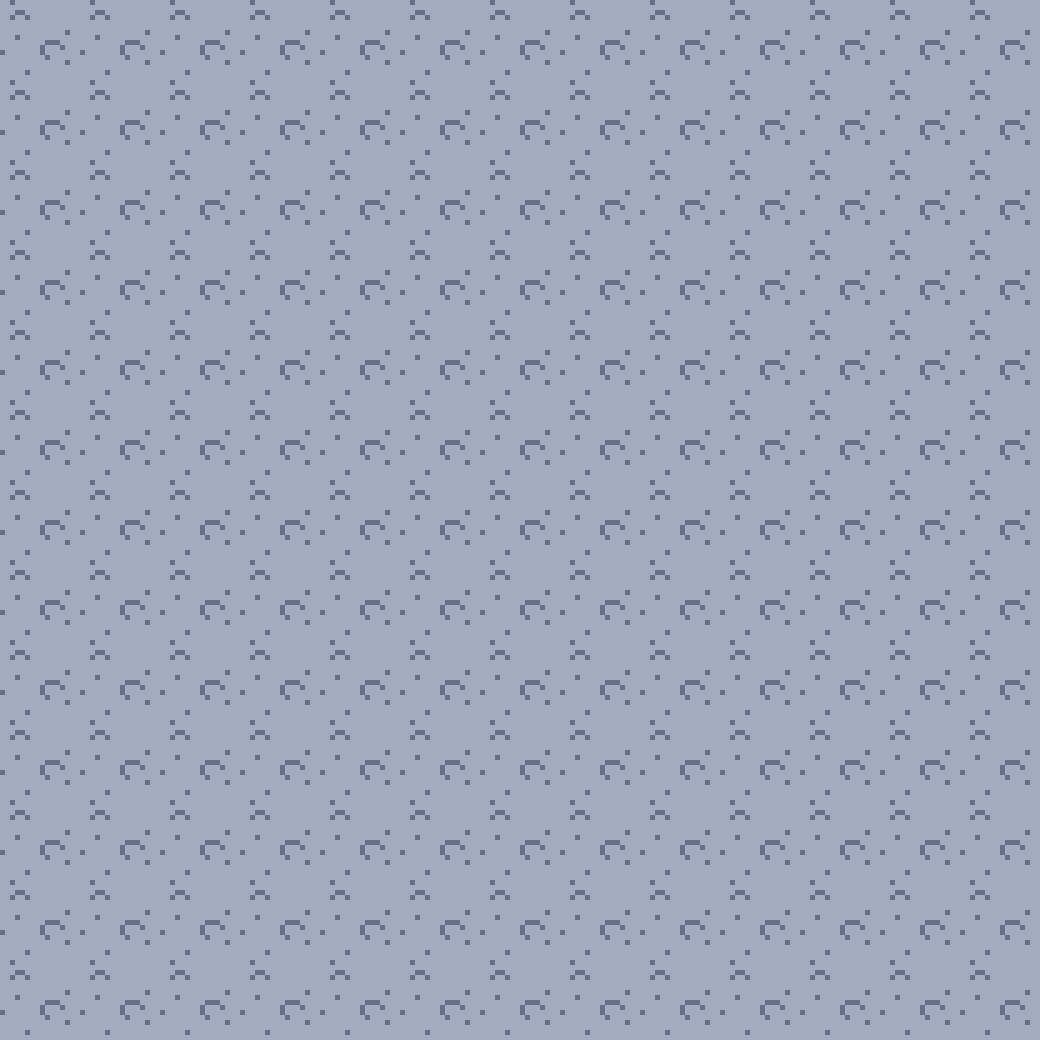

This game map was drawn from its Tiled (.tmx) file and the tilesets committed beside it. A one-line description and the trimmed map source follow:
An orthogonal 13x13 tile map with 80x80 px tiles, 3 tile layers (ground, spawn_bots, spawn_players) and 72 objects.

<map version="1.4" tiledversion="1.4.3" orientation="orthogonal" renderorder="right-down" width="13" height="13" tilewidth="80" tileheight="80" infinite="0" nextlayerid="6" nextobjectid="79">
 <tileset firstgid="1" source="tileds.tsx" />
 <layer id="1" name="ground" width="13" height="13">
  <data>[169 cells, 169 non-empty, 1 distinct tile ids]</data>
 </layer>
 <layer id="2" name="spawn_bots" width="13" height="13">
  <data>[169 cells, 6 non-empty, 1 distinct tile ids]</data>
 </layer>
 <layer id="3" name="spawn_players" width="13" height="13">
  <data>[169 cells, 2 non-empty, 1 distinct tile ids]</data>
 </layer>
 <objectgroup id="4" name="walls">
  <object id="2" gid="9" x="400" y="1040" width="80" height="80" />
  <object id="3" gid="8" x="560" y="1040" width="80" height="80" />
  <object id="4" gid="7" x="480" y="960" width="80" height="80" />
  <object id="5" gid="18" x="560" y="960" width="80" height="80" />
  <object id="6" gid="20" x="400" y="960" width="80" height="80" />
  <object id="7" gid="11" x="0" y="960" width="80" height="80" />
  <object id="8" gid="11" x="0" y="880" width="80" height="80" />
  <object id="9" gid="11" x="80" y="880" width="80" height="80" />
  <object id="10" gid="11" x="80" y="960" width="80" height="80" />
  <object id="11" gid="11" x="160" y="880" width="80" height="80" />
  <object id="12" gid="11" x="320" y="800" width="80" height="80" />
  <object id="13" gid="11" x="320" y="880" width="80" height="80" />
  <object id="14" gid="11" x="800" y="960" width="80" height="80" />
  <object id="15" gid="11" x="800" y="880" width="80" height="80" />
  <object id="16" gid="11" x="720" y="880" width="80" height="80" />
  <object id="18" gid="7" x="720" y="800" width="80" height="80" />
  <object id="19" gid="7" x="640" y="800" width="80" height="80" />
  <object id="20" gid="7" x="560" y="800" width="80" height="80" />
  <object id="21" gid="7" x="480" y="800" width="80" height="80" />
  <object id="22" gid="7" x="400" y="800" width="80" height="80" />
  <object id="23" gid="13" x="480" y="720" width="80" height="80" />
  <object id="24" gid="13" x="720" y="560" width="80" height="80" />
  <object id="25" gid="13" x="720" y="640" width="80" height="80" />
  <object id="26" gid="13" x="720" y="720" width="80" height="80" />
  <object id="27" gid="13" x="0" y="320" width="80" height="80" />
  <object id="28" gid="13" x="0" y="240" width="80" height="80" />
  <object id="29" gid="13" x="720" y="160" width="80" height="80" />
  <object id="30" gid="13" x="640" y="160" width="80" height="80" />
  <object id="31" gid="13" x="560" y="160" width="80" height="80" />
  <object id="33" gid="13" x="720" y="240" width="80" height="80" />
  <object id="34" gid="11" x="320" y="80" width="80" height="80" />
  <object id="35" gid="11" x="240" y="80" width="80" height="80" />
  <object id="36" gid="11" x="240" y="160" width="80" height="80" />
  <object id="37" gid="11" x="240" y="240" width="80" height="80" />
  <object id="38" gid="11" x="400" y="80" width="80" height="80" />
  <object id="39" gid="11" x="80" y="320" width="80" height="80" />
  <object id="40" gid="11" x="80" y="400" width="80" height="80" />
  <object id="41" gid="11" x="160" y="400" width="80" height="80" />
  <object id="42" gid="11" x="240" y="400" width="80" height="80" />
  <object id="43" gid="11" x="0" y="400" width="80" height="80" />
  <object id="44" gid="11" x="0" y="640" width="80" height="80" />
  <object id="45" gid="11" x="80" y="640" width="80" height="80" />
  <object id="46" gid="11" x="160" y="560" width="80" height="80" />
  <object id="47" gid="11" x="400" y="560" width="80" height="80" />
  <object id="48" gid="11" x="400" y="640" width="80" height="80" />
  <object id="49" gid="11" x="640" y="560" width="80" height="80" />
  <object id="50" gid="11" x="560" y="560" width="80" height="80" />
  <object id="51" gid="11" x="880" y="480" width="80" height="80" />
  <object id="52" gid="11" x="880" y="560" width="80" height="80" />
  <object id="53" gid="11" x="960" y="560" width="80" height="80" />
  <object id="54" gid="11" x="880" y="720" width="80" height="80" />
  <object id="55" gid="11" x="960" y="720" width="80" height="80" />
  <object id="56" gid="11" x="480" y="320" width="80" height="80" />
  <object id="57" gid="11" x="560" y="320" width="80" height="80" />
  <object id="58" gid="11" x="640" y="320" width="80" height="80" />
  <object id="59" gid="2" x="960" y="320" width="80" height="80" />
  <object id="63" gid="2" x="800" y="320" width="80" height="80" />
  <object id="64" gid="2" x="720" y="400" width="80" height="80" />
  <object id="65" gid="2" x="800" y="400" width="80" height="80" />
  <object id="66" gid="2" x="640" y="480" width="80" height="80" />
  <object id="67" gid="2" x="560" y="480" width="80" height="80" />
  <object id="68" gid="2" x="640" y="400" width="80" height="80" />
  <object id="69" gid="2" x="400" y="480" width="80" height="80" />
  <object id="70" gid="2" x="320" y="480" width="80" height="80" />
  <object id="71" gid="2" x="320" y="560" width="80" height="80" />
  <object id="72" gid="2" x="320" y="640" width="80" height="80" />
  <object id="73" gid="2" x="320" y="720" width="80" height="80" />
  <object id="74" gid="2" x="160" y="720" width="80" height="80" />
  <object id="75" gid="2" x="80" y="720" width="80" height="80" />
  <object id="76" gid="2" x="0" y="720" width="80" height="80" />
  <object id="77" gid="2" x="960" y="240" width="80" height="80" />
 </objectgroup>
 <objectgroup id="5" name="eagle">
  <object id="1" gid="14" x="480" y="1040" width="80" height="80" />
 </objectgroup>
</map>